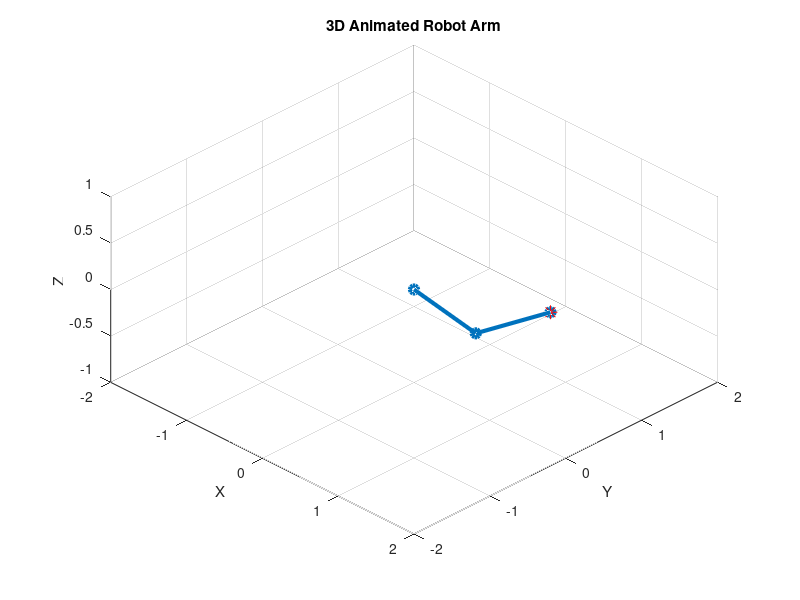

This chart was generated by the following MATLAB code:
clc;
clear;
close all;

% Link lengths
L1 = 1;
L2 = 0.8;

% Two target points
x_start = 0.8;
y_start = 0.4;

x_end = 1.2;
y_end = 0.6;

% Interpolation steps for smooth animation
steps = 100;
x_traj = linspace(x_start, x_end, steps);
y_traj = linspace(y_start, y_end, steps);

figure
for i = 1:steps
    
    x_target = x_traj(i);
    y_target = y_traj(i);
    
    % Inverse Kinematics
    cos_theta2 = (x_target^2 + y_target^2 - L1^2 - L2^2) / (2*L1*L2);
    theta2 = atan2(sqrt(1 - cos_theta2^2), cos_theta2);
    
    theta1 = atan2(y_target, x_target) - ...
        atan2(L2*sin(theta2), L1 + L2*cos(theta2));
    
    % Joint positions
    x1 = L1*cos(theta1);
    y1 = L1*sin(theta1);
    z1 = 0;
    
    x2 = x1 + L2*cos(theta1 + theta2);
    y2 = y1 + L2*sin(theta1 + theta2);
    z2 = 0;
    
    % Plot in 3D
    plot3([0 x1 x2], [0 y1 y2], [0 z1 z2], 'o-', 'LineWidth', 3)
    hold on
    plot3(x_target, y_target, 0, 'r*', 'MarkerSize', 10)
    hold off
    
    axis equal
    axis([-2 2 -2 2 -1 1])
    grid on
    view(45,30)
    xlabel('X')
    ylabel('Y')
    zlabel('Z')
    title('3D Animated Robot Arm')
    
    drawnow
end
